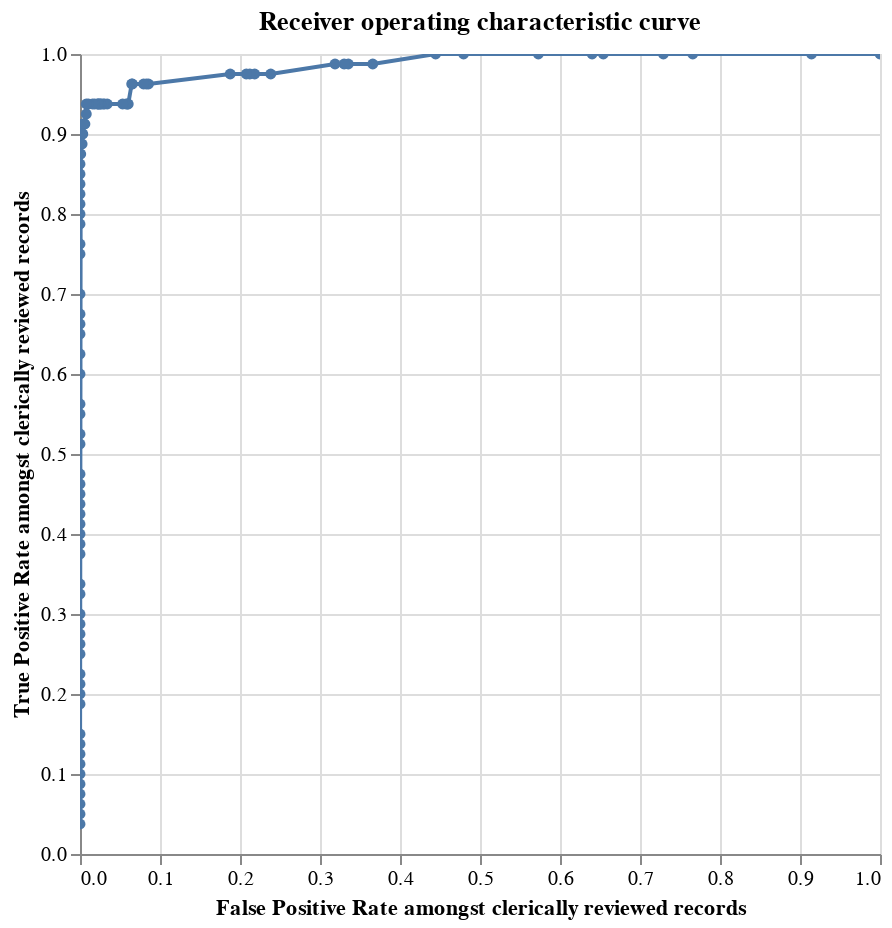

Write notebook code for a chart like this one.
### Markdown cell above
## Receiver operating characteristic curve

A [ROC chart](https://en.wikipedia.org/wiki/Receiver_operating_characteristic) shows how the number of false positives and false negatives varies depending on the match threshold chosen.  The match threshold is the match weight chosen as a cutoff for which pairwise comparisons to accept as matches.

### Code cell
linker.roc_chart_from_labels_table("labels")#,threshold_actual=0.2)

### Figure 1 — Vega-Lite specification as saved in the notebook (floating-point values rounded to 4 significant figures)
{"$schema": "https://vega.github.io/schema/vega-lite/v4.8.1.json", "title": "Receiver operating characteristic curve", "height": 400, "width": 400, "data": {"values": [{"truth_threshold": -16.61, "match_probability": 9.998e-06, "row_count": 1225.0, "P": 80.0, "N": 1145.0, "TP": 80.0, "TN": 0.0, "FP": 1145.0, "FN": 0.0, "P_rate": 0.0, "N_rate": 0.9347, "TP_rate": 1.0, "TN_rate": 0.0, "FP_rate": 1.0, "FN_rate": 0.0, "precision": 0.06531, "recall": 1.0, "F1": 0.1227}, {"truth_threshold": -15.49, "match_probability": 2.175e-05, "row_count": 1225.0, "P": 80.0, "N": 1145.0, "TP": 80.0, "TN": 98.0, "FP": 1047.0, "FN": 0.0, "P_rate": 0.0, "N_rate": 0.9347, "TP_rate": 1.0, "TN_rate": 0.08559, "FP_rate": 0.9144, "FN_rate": 0.0, "precision": 0.07098, "recall": 1.0, "F1": 0.1327}, {"truth_threshold": -14.68, "match_probability": 3.817e-05, "row_count": 1225.0, "P": 80.0, "N": 1145.0, "TP": 80.0, "TN": 268.0, "FP": 877.0, "FN": 0.0, "P_rate": 0.0, "N_rate": 0.9347, "TP_rate": 1.0, "TN_rate": 0.2341, "FP_rate": 0.7659, "FN_rate": 0.0, "precision": 0.08359, "recall": 1.0, "F1": 0.1544}, {"truth_threshold": -14.54, "match_probability": 4.211e-05, "row_count": 1225.0, "P": 80.0, "N": 1145.0, "TP": 80.0, "TN": 310.0, "FP": 835.0, "FN": 0.0, "P_rate": 0.0, "N_rate": 0.9347, "TP_rate": 1.0, "TN_rate": 0.2707, "FP_rate": 0.7293, "FN_rate": 0.0, "precision": 0.08743, "recall": 1.0, "F1": 0.161}, {"truth_threshold": -14.08, "match_probability": 5.782e-05, "row_count": 1225.0, "P": 80.0, "N": 1145.0, "TP": 80.0, "TN": 396.0, "FP": 749.0, "FN": 0.0, "P_rate": 0.0, "N_rate": 0.9347, "TP_rate": 1.0, "TN_rate": 0.3459, "FP_rate": 0.6541, "FN_rate": 0.0, "precision": 0.0965, "recall": 1.0, "F1": 0.1762}, {"truth_threshold": -13.76, "match_probability": 7.184e-05, "row_count": 1225.0, "P": 80.0, "N": 1145.0, "TP": 80.0, "TN": 412.0, "FP": 733.0, "FN": 0.0, "P_rate": 0.0, "N_rate": 0.9347, "TP_rate": 1.0, "TN_rate": 0.3598, "FP_rate": 0.6402, "FN_rate": 0.0, "precision": 0.0984, "recall": 1.0, "F1": 0.1794}, {"truth_threshold": -13.56, "match_probability": 8.304e-05, "row_count": 1225.0, "P": 80.0, "N": 1145.0, "TP": 80.0, "TN": 489.0, "FP": 656.0, "FN": 0.0, "P_rate": 0.0, "N_rate": 0.9347, "TP_rate": 1.0, "TN_rate": 0.4271, "FP_rate": 0.5729, "FN_rate": 0.0, "precision": 0.1087, "recall": 1.0, "F1": 0.1961}, {"truth_threshold": -13.41, "match_probability": 9.16e-05, "row_count": 1225.0, "P": 80.0, "N": 1145.0, "TP": 80.0, "TN": 596.0, "FP": 549.0, "FN": 0.0, "P_rate": 0.0, "N_rate": 0.9347, "TP_rate": 1.0, "TN_rate": 0.5205, "FP_rate": 0.4795, "FN_rate": 0.0, "precision": 0.1272, "recall": 1.0, "F1": 0.226}, {"truth_threshold": -12.64, "match_probability": 0.0001563, "row_count": 1225.0, "P": 80.0, "N": 1145.0, "TP": 80.0, "TN": 636.0, "FP": 509.0, "FN": 0.0, "P_rate": 0.0, "N_rate": 0.9347, "TP_rate": 1.0, "TN_rate": 0.5555, "FP_rate": 0.4445, "FN_rate": 0.0, "precision": 0.1358, "recall": 1.0, "F1": 0.2395}, {"truth_threshold": -12.6, "match_probability": 0.0001608, "row_count": 1225.0, "P": 80.0, "N": 1145.0, "TP": 79.0, "TN": 726.0, "FP": 419.0, "FN": 1.0, "P_rate": 0.0, "N_rate": 0.9347, "TP_rate": 0.9875, "TN_rate": 0.6341, "FP_rate": 0.3659, "FN_rate": 0.0125, "precision": 0.1586, "recall": 0.9875, "F1": 0.2734}, {"truth_threshold": -12.15, "match_probability": 0.0002207, "row_count": 1225.0, "P": 80.0, "N": 1145.0, "TP": 79.0, "TN": 761.0, "FP": 384.0, "FN": 1.0, "P_rate": 0.0, "N_rate": 0.9347, "TP_rate": 0.9875, "TN_rate": 0.6646, "FP_rate": 0.3354, "FN_rate": 0.0125, "precision": 0.1706, "recall": 0.9875, "F1": 0.2915}, {"truth_threshold": -11.83, "match_probability": 0.0002743, "row_count": 1225.0, "P": 80.0, "N": 1145.0, "TP": 79.0, "TN": 767.0, "FP": 378.0, "FN": 1.0, "P_rate": 0.0, "N_rate": 0.9347, "TP_rate": 0.9875, "TN_rate": 0.6699, "FP_rate": 0.3301, "FN_rate": 0.0125, "precision": 0.1729, "recall": 0.9875, "F1": 0.2948}, {"truth_threshold": -11.69, "match_probability": 0.0003025, "row_count": 1225.0, "P": 80.0, "N": 1145.0, "TP": 79.0, "TN": 780.0, "FP": 365.0, "FN": 1.0, "P_rate": 0.0, "N_rate": 0.9347, "TP_rate": 0.9875, "TN_rate": 0.6812, "FP_rate": 0.3188, "FN_rate": 0.0125, "precision": 0.1779, "recall": 0.9875, "F1": 0.3015}, {"truth_threshold": -11.48, "match_probability": 0.0003497, "row_count": 1225.0, "P": 80.0, "N": 1145.0, "TP": 78.0, "TN": 872.0, "FP": 273.0, "FN": 2.0, "P_rate": 0.0, "N_rate": 0.9347, "TP_rate": 0.975, "TN_rate": 0.7616, "FP_rate": 0.2384, "FN_rate": 0.025, "precision": 0.2222, "recall": 0.975, "F1": 0.3628}, {"truth_threshold": -11.23, "match_probability": 0.0004153, "row_count": 1225.0, "P": 80.0, "N": 1145.0, "TP": 78.0, "TN": 895.0, "FP": 250.0, "FN": 2.0, "P_rate": 0.0, "N_rate": 0.9347, "TP_rate": 0.975, "TN_rate": 0.7817, "FP_rate": 0.2183, "FN_rate": 0.025, "precision": 0.2378, "recall": 0.975, "F1": 0.3824}, {"truth_threshold": -10.91, "match_probability": 0.0005208, "row_count": 1225.0, "P": 80.0, "N": 1145.0, "TP": 78.0, "TN": 902.0, "FP": 243.0, "FN": 2.0, "P_rate": 0.0, "N_rate": 0.9347, "TP_rate": 0.975, "TN_rate": 0.7878, "FP_rate": 0.2122, "FN_rate": 0.025, "precision": 0.243, "recall": 0.975, "F1": 0.39}, {"truth_threshold": -10.71, "match_probability": 0.0005964, "row_count": 1225.0, "P": 80.0, "N": 1145.0, "TP": 78.0, "TN": 907.0, "FP": 238.0, "FN": 2.0, "P_rate": 0.0, "N_rate": 0.9347, "TP_rate": 0.975, "TN_rate": 0.7921, "FP_rate": 0.2079, "FN_rate": 0.025, "precision": 0.2468, "recall": 0.975, "F1": 0.3939}, {"truth_threshold": -10.57, "match_probability": 0.0006579, "row_count": 1225.0, "P": 80.0, "N": 1145.0, "TP": 78.0, "TN": 930.0, "FP": 215.0, "FN": 2.0, "P_rate": 0.0, "N_rate": 0.9347, "TP_rate": 0.975, "TN_rate": 0.8122, "FP_rate": 0.1878, "FN_rate": 0.025, "precision": 0.2662, "recall": 0.975, "F1": 0.4194}, {"truth_threshold": -9.794, "match_probability": 0.001125, "row_count": 1225.0, "P": 80.0, "N": 1145.0, "TP": 77.0, "TN": 1047.0, "FP": 98.0, "FN": 3.0, "P_rate": 0.0, "N_rate": 0.9347, "TP_rate": 0.9625, "TN_rate": 0.9144, "FP_rate": 0.08559, "FN_rate": 0.0375, "precision": 0.44, "recall": 0.9625, "F1": 0.6063}, {"truth_threshold": -9.785, "match_probability": 0.001132, "row_count": 1225.0, "P": 80.0, "N": 1145.0, "TP": 77.0, "TN": 1050.0, "FP": 95.0, "FN": 3.0, "P_rate": 0.0, "N_rate": 0.9347, "TP_rate": 0.9625, "TN_rate": 0.917, "FP_rate": 0.08297, "FN_rate": 0.0375, "precision": 0.4477, "recall": 0.9625, "F1": 0.6111}, {"truth_threshold": -9.757, "match_probability": 0.001154, "row_count": 1225.0, "P": 80.0, "N": 1145.0, "TP": 77.0, "TN": 1054.0, "FP": 91.0, "FN": 3.0, "P_rate": 0.0, "N_rate": 0.9347, "TP_rate": 0.9625, "TN_rate": 0.9205, "FP_rate": 0.07948, "FN_rate": 0.0375, "precision": 0.4583, "recall": 0.9625, "F1": 0.621}, {"truth_threshold": -9.3, "match_probability": 0.001584, "row_count": 1225.0, "P": 80.0, "N": 1145.0, "TP": 77.0, "TN": 1070.0, "FP": 75.0, "FN": 3.0, "P_rate": 0.0, "N_rate": 0.9347, "TP_rate": 0.9625, "TN_rate": 0.9345, "FP_rate": 0.0655, "FN_rate": 0.0375, "precision": 0.5066, "recall": 0.9625, "F1": 0.6638}, {"truth_threshold": -9.158, "match_probability": 0.001747, "row_count": 1225.0, "P": 80.0, "N": 1145.0, "TP": 77.0, "TN": 1071.0, "FP": 74.0, "FN": 3.0, "P_rate": 0.0, "N_rate": 0.9347, "TP_rate": 0.9625, "TN_rate": 0.9354, "FP_rate": 0.06463, "FN_rate": 0.0375, "precision": 0.5099, "recall": 0.9625, "F1": 0.6696}, {"truth_threshold": -9.057, "match_probability": 0.001874, "row_count": 1225.0, "P": 80.0, "N": 1145.0, "TP": 75.0, "TN": 1076.0, "FP": 69.0, "FN": 5.0, "P_rate": 0.0, "N_rate": 0.9347, "TP_rate": 0.9375, "TN_rate": 0.9397, "FP_rate": 0.06026, "FN_rate": 0.0625, "precision": 0.5208, "recall": 0.9375, "F1": 0.6696}, {"truth_threshold": -8.832, "match_probability": 0.00219, "row_count": 1225.0, "P": 80.0, "N": 1145.0, "TP": 75.0, "TN": 1077.0, "FP": 68.0, "FN": 5.0, "P_rate": 0.0, "N_rate": 0.9347, "TP_rate": 0.9375, "TN_rate": 0.9406, "FP_rate": 0.05939, "FN_rate": 0.0625, "precision": 0.5245, "recall": 0.9375, "F1": 0.6757}, {"truth_threshold": -8.673, "match_probability": 0.002445, "row_count": 1225.0, "P": 80.0, "N": 1145.0, "TP": 75.0, "TN": 1079.0, "FP": 66.0, "FN": 5.0, "P_rate": 0.0, "N_rate": 0.9347, "TP_rate": 0.9375, "TN_rate": 0.9424, "FP_rate": 0.05764, "FN_rate": 0.0625, "precision": 0.5319, "recall": 0.9375, "F1": 0.6818}, {"truth_threshold": -8.636, "match_probability": 0.002507, "row_count": 1225.0, "P": 80.0, "N": 1145.0, "TP": 75.0, "TN": 1084.0, "FP": 61.0, "FN": 5.0, "P_rate": 0.0, "N_rate": 0.9347, "TP_rate": 0.9375, "TN_rate": 0.9467, "FP_rate": 0.05328, "FN_rate": 0.0625, "precision": 0.5515, "recall": 0.9375, "F1": 0.6944}, {"truth_threshold": -8.061, "match_probability": 0.003731, "row_count": 1225.0, "P": 80.0, "N": 1145.0, "TP": 75.0, "TN": 1106.0, "FP": 39.0, "FN": 5.0, "P_rate": 0.0, "N_rate": 0.9347, "TP_rate": 0.9375, "TN_rate": 0.9659, "FP_rate": 0.03406, "FN_rate": 0.0625, "precision": 0.6579, "recall": 0.9375, "F1": 0.7732}, {"truth_threshold": -7.852, "match_probability": 0.00431, "row_count": 1225.0, "P": 80.0, "N": 1145.0, "TP": 75.0, "TN": 1110.0, "FP": 35.0, "FN": 5.0, "P_rate": 0.0, "N_rate": 0.9347, "TP_rate": 0.9375, "TN_rate": 0.9694, "FP_rate": 0.03057, "FN_rate": 0.0625, "precision": 0.6818, "recall": 0.9375, "F1": 0.7895}, {"truth_threshold": -7.739, "match_probability": 0.004659, "row_count": 1225.0, "P": 80.0, "N": 1145.0, "TP": 75.0, "TN": 1112.0, "FP": 33.0, "FN": 5.0, "P_rate": 0.0, "N_rate": 0.9347, "TP_rate": 0.9375, "TN_rate": 0.9712, "FP_rate": 0.02882, "FN_rate": 0.0625, "precision": 0.6944, "recall": 0.9375, "F1": 0.7979}, {"truth_threshold": -7.71, "match_probability": 0.004752, "row_count": 1225.0, "P": 80.0, "N": 1145.0, "TP": 75.0, "TN": 1115.0, "FP": 30.0, "FN": 5.0, "P_rate": 0.0, "N_rate": 0.9347, "TP_rate": 0.9375, "TN_rate": 0.9738, "FP_rate": 0.0262, "FN_rate": 0.0625, "precision": 0.7143, "recall": 0.9375, "F1": 0.8152}, {"truth_threshold": -7.262, "match_probability": 0.006473, "row_count": 1225.0, "P": 80.0, "N": 1145.0, "TP": 75.0, "TN": 1116.0, "FP": 29.0, "FN": 5.0, "P_rate": 0.0, "N_rate": 0.9347, "TP_rate": 0.9375, "TN_rate": 0.9747, "FP_rate": 0.02533, "FN_rate": 0.0625, "precision": 0.7212, "recall": 0.9375, "F1": 0.8152}, {"truth_threshold": -7.225, "match_probability": 0.006638, "row_count": 1225.0, "P": 80.0, "N": 1145.0, "TP": 75.0, "TN": 1118.0, "FP": 27.0, "FN": 5.0, "P_rate": 0.0, "N_rate": 0.9347, "TP_rate": 0.9375, "TN_rate": 0.9764, "FP_rate": 0.02358, "FN_rate": 0.0625, "precision": 0.7353, "recall": 0.9375, "F1": 0.8242}, {"truth_threshold": -6.983, "match_probability": 0.007844, "row_count": 1225.0, "P": 80.0, "N": 1145.0, "TP": 75.0, "TN": 1119.0, "FP": 26.0, "FN": 5.0, "P_rate": 0.0, "N_rate": 0.9347, "TP_rate": 0.9375, "TN_rate": 0.9773, "FP_rate": 0.02271, "FN_rate": 0.0625, "precision": 0.7426, "recall": 0.9375, "F1": 0.8333}, {"truth_threshold": -6.939, "match_probability": 0.008081, "row_count": 1225.0, "P": 80.0, "N": 1145.0, "TP": 75.0, "TN": 1120.0, "FP": 25.0, "FN": 5.0, "P_rate": 0.0, "N_rate": 0.9347, "TP_rate": 0.9375, "TN_rate": 0.9782, "FP_rate": 0.02183, "FN_rate": 0.0625, "precision": 0.75, "recall": 0.9375, "F1": 0.8333}, {"truth_threshold": -6.899, "match_probability": 0.008311, "row_count": 1225.0, "P": 80.0, "N": 1145.0, "TP": 75.0, "TN": 1124.0, "FP": 21.0, "FN": 5.0, "P_rate": 0.0, "N_rate": 0.9347, "TP_rate": 0.9375, "TN_rate": 0.9817, "FP_rate": 0.01834, "FN_rate": 0.0625, "precision": 0.7812, "recall": 0.9375, "F1": 0.8523}, {"truth_threshold": -5.827, "match_probability": 0.01731, "row_count": 1225.0, "P": 80.0, "N": 1145.0, "TP": 75.0, "TN": 1127.0, "FP": 18.0, "FN": 5.0, "P_rate": 0.0, "N_rate": 0.9347, "TP_rate": 0.9375, "TN_rate": 0.9843, "FP_rate": 0.01572, "FN_rate": 0.0625, "precision": 0.8065, "recall": 0.9375, "F1": 0.8721}, {"truth_threshold": -5.777, "match_probability": 0.01791, "row_count": 1225.0, "P": 80.0, "N": 1145.0, "TP": 75.0, "TN": 1133.0, "FP": 12.0, "FN": 5.0, "P_rate": 0.0, "N_rate": 0.9347, "TP_rate": 0.9375, "TN_rate": 0.9895, "FP_rate": 0.01048, "FN_rate": 0.0625, "precision": 0.8621, "recall": 0.9375, "F1": 0.9036}, {"truth_threshold": -5.249, "match_probability": 0.02563, "row_count": 1225.0, "P": 80.0, "N": 1145.0, "TP": 75.0, "TN": 1136.0, "FP": 9.0, "FN": 5.0, "P_rate": 0.0, "N_rate": 0.9347, "TP_rate": 0.9375, "TN_rate": 0.9921, "FP_rate": 0.00786, "FN_rate": 0.0625, "precision": 0.8929, "recall": 0.9375, "F1": 0.9146}, {"truth_threshold": -5.007, "match_probability": 0.03017, "row_count": 1225.0, "P": 80.0, "N": 1145.0, "TP": 74.0, "TN": 1136.0, "FP": 9.0, "FN": 6.0, "P_rate": 0.0, "N_rate": 0.9347, "TP_rate": 0.925, "TN_rate": 0.9921, "FP_rate": 0.00786, "FN_rate": 0.075, "precision": 0.8916, "recall": 0.925, "F1": 0.9136}, {"truth_threshold": -4.894, "match_probability": 0.03255, "row_count": 1225.0, "P": 80.0, "N": 1145.0, "TP": 73.0, "TN": 1138.0, "FP": 7.0, "FN": 7.0, "P_rate": 0.0, "N_rate": 0.9347, "TP_rate": 0.9125, "TN_rate": 0.9939, "FP_rate": 0.006114, "FN_rate": 0.0875, "precision": 0.9125, "recall": 0.9125, "F1": 0.9125}, {"truth_threshold": -4.865, "match_probability": 0.03318, "row_count": 1225.0, "P": 80.0, "N": 1145.0, "TP": 73.0, "TN": 1139.0, "FP": 6.0, "FN": 7.0, "P_rate": 0.0, "N_rate": 0.9347, "TP_rate": 0.9125, "TN_rate": 0.9948, "FP_rate": 0.00524, "FN_rate": 0.0875, "precision": 0.9241, "recall": 0.9125, "F1": 0.9241}, {"truth_threshold": -4.647, "match_probability": 0.03839, "row_count": 1225.0, "P": 80.0, "N": 1145.0, "TP": 73.0, "TN": 1141.0, "FP": 4.0, "FN": 7.0, "P_rate": 0.0, "N_rate": 0.9347, "TP_rate": 0.9125, "TN_rate": 0.9965, "FP_rate": 0.003493, "FN_rate": 0.0875, "precision": 0.9481, "recall": 0.9125, "F1": 0.9359}, {"truth_threshold": -4.138, "match_probability": 0.05376, "row_count": 1225.0, "P": 80.0, "N": 1145.0, "TP": 72.0, "TN": 1141.0, "FP": 4.0, "FN": 8.0, "P_rate": 0.0, "N_rate": 0.9347, "TP_rate": 0.9, "TN_rate": 0.9965, "FP_rate": 0.003493, "FN_rate": 0.1, "precision": 0.9474, "recall": 0.9, "F1": 0.9231}, {"truth_threshold": -3.339, "match_probability": 0.08995, "row_count": 1225.0, "P": 80.0, "N": 1145.0, "TP": 72.0, "TN": 1142.0, "FP": 3.0, "FN": 8.0, "P_rate": 0.0, "N_rate": 0.9347, "TP_rate": 0.9, "TN_rate": 0.9974, "FP_rate": 0.00262, "FN_rate": 0.1, "precision": 0.96, "recall": 0.9, "F1": 0.9351}, {"truth_threshold": -2.932, "match_probability": 0.1158, "row_count": 1225.0, "P": 80.0, "N": 1145.0, "TP": 71.0, "TN": 1142.0, "FP": 3.0, "FN": 9.0, "P_rate": 0.0, "N_rate": 0.9347, "TP_rate": 0.8875, "TN_rate": 0.9974, "FP_rate": 0.00262, "FN_rate": 0.1125, "precision": 0.9595, "recall": 0.8875, "F1": 0.9221}, {"truth_threshold": -2.831, "match_probability": 0.1232, "row_count": 1225.0, "P": 80.0, "N": 1145.0, "TP": 71.0, "TN": 1144.0, "FP": 1.0, "FN": 9.0, "P_rate": 0.0, "N_rate": 0.9347, "TP_rate": 0.8875, "TN_rate": 0.9991, "FP_rate": 0.0008734, "FN_rate": 0.1125, "precision": 0.9861, "recall": 0.8875, "F1": 0.9342}, {"truth_threshold": -2.157, "match_probability": 0.1831, "row_count": 1225.0, "P": 80.0, "N": 1145.0, "TP": 70.0, "TN": 1144.0, "FP": 1.0, "FN": 10.0, "P_rate": 0.0, "N_rate": 0.9347, "TP_rate": 0.875, "TN_rate": 0.9991, "FP_rate": 0.0008734, "FN_rate": 0.125, "precision": 0.9859, "recall": 0.875, "F1": 0.9333}, {"truth_threshold": -0.7309, "match_probability": 0.376, "row_count": 1225.0, "P": 80.0, "N": 1145.0, "TP": 70.0, "TN": 1145.0, "FP": 0.0, "FN": 10.0, "P_rate": 0.0, "N_rate": 0.9347, "TP_rate": 0.875, "TN_rate": 1.0, "FP_rate": 0.0, "FN_rate": 0.125, "precision": 1.0, "recall": 0.875, "F1": 0.9333}, {"truth_threshold": -0.3699, "match_probability": 0.4363, "row_count": 1225.0, "P": 80.0, "N": 1145.0, "TP": 69.0, "TN": 1145.0, "FP": 0.0, "FN": 11.0, "P_rate": 0.0, "N_rate": 0.9347, "TP_rate": 0.8625, "TN_rate": 1.0, "FP_rate": 0.0, "FN_rate": 0.1375, "precision": 1.0, "recall": 0.8625, "F1": 0.9324}, {"truth_threshold": 1.143, "match_probability": 0.6884, "row_count": 1225.0, "P": 80.0, "N": 1145.0, "TP": 68.0, "TN": 1145.0, "FP": 0.0, "FN": 12.0, "P_rate": 0.0, "N_rate": 0.9347, "TP_rate": 0.85, "TN_rate": 1.0, "FP_rate": 0.0, "FN_rate": 0.15, "precision": 1.0, "recall": 0.85, "F1": 0.9189}, {"truth_threshold": 1.809, "match_probability": 0.778, "row_count": 1225.0, "P": 80.0, "N": 1145.0, "TP": 67.0, "TN": 1145.0, "FP": 0.0, "FN": 13.0, "P_rate": 0.0, "N_rate": 0.9347, "TP_rate": 0.8375, "TN_rate": 1.0, "FP_rate": 0.0, "FN_rate": 0.1625, "precision": 1.0, "recall": 0.8375, "F1": 0.9178}, {"truth_threshold": 2.162, "match_probability": 0.8174, "row_count": 1225.0, "P": 80.0, "N": 1145.0, "TP": 66.0, "TN": 1145.0, "FP": 0.0, "FN": 14.0, "P_rate": 0.0, "N_rate": 0.9347, "TP_rate": 0.825, "TN_rate": 1.0, "FP_rate": 0.0, "FN_rate": 0.175, "precision": 1.0, "recall": 0.825, "F1": 0.9041}, {"truth_threshold": 2.281, "match_probability": 0.8294, "row_count": 1225.0, "P": 80.0, "N": 1145.0, "TP": 65.0, "TN": 1145.0, "FP": 0.0, "FN": 15.0, "P_rate": 0.0, "N_rate": 0.9347, "TP_rate": 0.8125, "TN_rate": 1.0, "FP_rate": 0.0, "FN_rate": 0.1875, "precision": 1.0, "recall": 0.8125, "F1": 0.9028}, {"truth_threshold": 2.468, "match_probability": 0.8469, "row_count": 1225.0, "P": 80.0, "N": 1145.0, "TP": 64.0, "TN": 1145.0, "FP": 0.0, "FN": 16.0, "P_rate": 0.0, "N_rate": 0.9347, "TP_rate": 0.8, "TN_rate": 1.0, "FP_rate": 0.0, "FN_rate": 0.2, "precision": 1.0, "recall": 0.8, "F1": 0.8889}, {"truth_threshold": 3.562, "match_probability": 0.922, "row_count": 1225.0, "P": 80.0, "N": 1145.0, "TP": 63.0, "TN": 1145.0, "FP": 0.0, "FN": 17.0, "P_rate": 0.0, "N_rate": 0.9347, "TP_rate": 0.7875, "TN_rate": 1.0, "FP_rate": 0.0, "FN_rate": 0.2125, "precision": 1.0, "recall": 0.7875, "F1": 0.8873}, {"truth_threshold": 4.254, "match_probability": 0.9502, "row_count": 1225.0, "P": 80.0, "N": 1145.0, "TP": 61.0, "TN": 1145.0, "FP": 0.0, "FN": 19.0, "P_rate": 0.0, "N_rate": 0.9347, "TP_rate": 0.7625, "TN_rate": 1.0, "FP_rate": 0.0, "FN_rate": 0.2375, "precision": 1.0, "recall": 0.7625, "F1": 0.8714}, {"truth_threshold": 4.658, "match_probability": 0.9619, "row_count": 1225.0, "P": 80.0, "N": 1145.0, "TP": 60.0, "TN": 1145.0, "FP": 0.0, "FN": 20.0, "P_rate": 0.0, "N_rate": 0.9347, "TP_rate": 0.75, "TN_rate": 1.0, "FP_rate": 0.0, "FN_rate": 0.25, "precision": 1.0, "recall": 0.75, "F1": 0.8571}, {"truth_threshold": 5.133, "match_probability": 0.9723, "row_count": 1225.0, "P": 80.0, "N": 1145.0, "TP": 56.0, "TN": 1145.0, "FP": 0.0, "FN": 24.0, "P_rate": 0.0, "N_rate": 0.9347, "TP_rate": 0.7, "TN_rate": 1.0, "FP_rate": 0.0, "FN_rate": 0.3, "precision": 1.0, "recall": 0.7, "F1": 0.8235}, {"truth_threshold": 5.474, "match_probability": 0.978, "row_count": 1225.0, "P": 80.0, "N": 1145.0, "TP": 54.0, "TN": 1145.0, "FP": 0.0, "FN": 26.0, "P_rate": 0.0, "N_rate": 0.9347, "TP_rate": 0.675, "TN_rate": 1.0, "FP_rate": 0.0, "FN_rate": 0.325, "precision": 1.0, "recall": 0.675, "F1": 0.806}, {"truth_threshold": 5.685, "match_probability": 0.9809, "row_count": 1225.0, "P": 80.0, "N": 1145.0, "TP": 53.0, "TN": 1145.0, "FP": 0.0, "FN": 27.0, "P_rate": 0.0, "N_rate": 0.9347, "TP_rate": 0.6625, "TN_rate": 1.0, "FP_rate": 0.0, "FN_rate": 0.3375, "precision": 1.0, "recall": 0.6625, "F1": 0.803}, {"truth_threshold": 6.328, "match_probability": 0.9877, "row_count": 1225.0, "P": 80.0, "N": 1145.0, "TP": 52.0, "TN": 1145.0, "FP": 0.0, "FN": 28.0, "P_rate": 0.0, "N_rate": 0.9347, "TP_rate": 0.65, "TN_rate": 1.0, "FP_rate": 0.0, "FN_rate": 0.35, "precision": 1.0, "recall": 0.65, "F1": 0.7879}, {"truth_threshold": 6.517, "match_probability": 0.9892, "row_count": 1225.0, "P": 80.0, "N": 1145.0, "TP": 50.0, "TN": 1145.0, "FP": 0.0, "FN": 30.0, "P_rate": 0.0, "N_rate": 0.9347, "TP_rate": 0.625, "TN_rate": 1.0, "FP_rate": 0.0, "FN_rate": 0.375, "precision": 1.0, "recall": 0.625, "F1": 0.7692}, {"truth_threshold": 6.948, "match_probability": 0.992, "row_count": 1225.0, "P": 80.0, "N": 1145.0, "TP": 48.0, "TN": 1145.0, "FP": 0.0, "FN": 32.0, "P_rate": 0.0, "N_rate": 0.9347, "TP_rate": 0.6, "TN_rate": 1.0, "FP_rate": 0.0, "FN_rate": 0.4, "precision": 1.0, "recall": 0.6, "F1": 0.75}, {"truth_threshold": 7.45, "match_probability": 0.9943, "row_count": 1225.0, "P": 80.0, "N": 1145.0, "TP": 45.0, "TN": 1145.0, "FP": 0.0, "FN": 35.0, "P_rate": 0.0, "N_rate": 0.9347, "TP_rate": 0.5625, "TN_rate": 1.0, "FP_rate": 0.0, "FN_rate": 0.4375, "precision": 1.0, "recall": 0.5625, "F1": 0.7258}, {"truth_threshold": 7.638, "match_probability": 0.995, "row_count": 1225.0, "P": 80.0, "N": 1145.0, "TP": 44.0, "TN": 1145.0, "FP": 0.0, "FN": 36.0, "P_rate": 0.0, "N_rate": 0.9347, "TP_rate": 0.55, "TN_rate": 1.0, "FP_rate": 0.0, "FN_rate": 0.45, "precision": 1.0, "recall": 0.55, "F1": 0.7097}, {"truth_threshold": 7.713, "match_probability": 0.9953, "row_count": 1225.0, "P": 80.0, "N": 1145.0, "TP": 42.0, "TN": 1145.0, "FP": 0.0, "FN": 38.0, "P_rate": 0.0, "N_rate": 0.9347, "TP_rate": 0.525, "TN_rate": 1.0, "FP_rate": 0.0, "FN_rate": 0.475, "precision": 1.0, "recall": 0.525, "F1": 0.6885}, {"truth_threshold": 8.86, "match_probability": 0.9979, "row_count": 1225.0, "P": 80.0, "N": 1145.0, "TP": 41.0, "TN": 1145.0, "FP": 0.0, "FN": 39.0, "P_rate": 0.0, "N_rate": 0.9347, "TP_rate": 0.5125, "TN_rate": 1.0, "FP_rate": 0.0, "FN_rate": 0.4875, "precision": 1.0, "recall": 0.5125, "F1": 0.6833}, {"truth_threshold": 9.14, "match_probability": 0.9982, "row_count": 1225.0, "P": 80.0, "N": 1145.0, "TP": 38.0, "TN": 1145.0, "FP": 0.0, "FN": 42.0, "P_rate": 0.0, "N_rate": 0.9347, "TP_rate": 0.475, "TN_rate": 1.0, "FP_rate": 0.0, "FN_rate": 0.525, "precision": 1.0, "recall": 0.475, "F1": 0.6441}, {"truth_threshold": 9.676, "match_probability": 0.9988, "row_count": 1225.0, "P": 80.0, "N": 1145.0, "TP": 37.0, "TN": 1145.0, "FP": 0.0, "FN": 43.0, "P_rate": 0.0, "N_rate": 0.9347, "TP_rate": 0.4625, "TN_rate": 1.0, "FP_rate": 0.0, "FN_rate": 0.5375, "precision": 1.0, "recall": 0.4625, "F1": 0.6379}, {"truth_threshold": 10.09, "match_probability": 0.9991, "row_count": 1225.0, "P": 80.0, "N": 1145.0, "TP": 36.0, "TN": 1145.0, "FP": 0.0, "FN": 44.0, "P_rate": 0.0, "N_rate": 0.9347, "TP_rate": 0.45, "TN_rate": 1.0, "FP_rate": 0.0, "FN_rate": 0.55, "precision": 1.0, "recall": 0.45, "F1": 0.6207}, {"truth_threshold": 11.26, "match_probability": 0.9996, "row_count": 1225.0, "P": 80.0, "N": 1145.0, "TP": 35.0, "TN": 1145.0, "FP": 0.0, "FN": 45.0, "P_rate": 0.0, "N_rate": 0.9347, "TP_rate": 0.4375, "TN_rate": 1.0, "FP_rate": 0.0, "FN_rate": 0.5625, "precision": 1.0, "recall": 0.4375, "F1": 0.614}, {"truth_threshold": 11.32, "match_probability": 0.9996, "row_count": 1225.0, "P": 80.0, "N": 1145.0, "TP": 34.0, "TN": 1145.0, "FP": 0.0, "FN": 46.0, "P_rate": 0.0, "N_rate": 0.9347, "TP_rate": 0.425, "TN_rate": 1.0, "FP_rate": 0.0, "FN_rate": 0.575, "precision": 1.0, "recall": 0.425, "F1": 0.5965}, {"truth_threshold": 12.3, "match_probability": 0.9998, "row_count": 1225.0, "P": 80.0, "N": 1145.0, "TP": 33.0, "TN": 1145.0, "FP": 0.0, "FN": 47.0, "P_rate": 0.0, "N_rate": 0.9347, "TP_rate": 0.4125, "TN_rate": 1.0, "FP_rate": 0.0, "FN_rate": 0.5875, "precision": 1.0, "recall": 0.4125, "F1": 0.5893}, {"truth_threshold": 12.59, "match_probability": 0.9998, "row_count": 1225.0, "P": 80.0, "N": 1145.0, "TP": 32.0, "TN": 1145.0, "FP": 0.0, "FN": 48.0, "P_rate": 0.0, "N_rate": 0.9347, "TP_rate": 0.4, "TN_rate": 1.0, "FP_rate": 0.0, "FN_rate": 0.6, "precision": 1.0, "recall": 0.4, "F1": 0.5714}, {"truth_threshold": 12.61, "match_probability": 0.9998, "row_count": 1225.0, "P": 80.0, "N": 1145.0, "TP": 31.0, "TN": 1145.0, "FP": 0.0, "FN": 49.0, "P_rate": 0.0, "N_rate": 0.9347, "TP_rate": 0.3875, "TN_rate": 1.0, "FP_rate": 0.0, "FN_rate": 0.6125, "precision": 1.0, "recall": 0.3875, "F1": 0.5636}, {"truth_threshold": 12.79, "match_probability": 0.9999, "row_count": 1225.0, "P": 80.0, "N": 1145.0, "TP": 30.0, "TN": 1145.0, "FP": 0.0, "FN": 50.0, "P_rate": 0.0, "N_rate": 0.9347, "TP_rate": 0.375, "TN_rate": 1.0, "FP_rate": 0.0, "FN_rate": 0.625, "precision": 1.0, "recall": 0.375, "F1": 0.5455}, {"truth_threshold": 12.94, "match_probability": 0.9999, "row_count": 1225.0, "P": 80.0, "N": 1145.0, "TP": 27.0, "TN": 1145.0, "FP": 0.0, "FN": 53.0, "P_rate": 0.0, "N_rate": 0.9347, "TP_rate": 0.3375, "TN_rate": 1.0, "FP_rate": 0.0, "FN_rate": 0.6625, "precision": 1.0, "recall": 0.3375, "F1": 0.5094}, {"truth_threshold": 13.13, "match_probability": 0.9999, "row_count": 1225.0, "P": 80.0, "N": 1145.0, "TP": 26.0, "TN": 1145.0, "FP": 0.0, "FN": 54.0, "P_rate": 0.0, "N_rate": 0.9347, "TP_rate": 0.325, "TN_rate": 1.0, "FP_rate": 0.0, "FN_rate": 0.675, "precision": 1.0, "recall": 0.325, "F1": 0.4906}, {"truth_threshold": 13.87, "match_probability": 0.9999, "row_count": 1225.0, "P": 80.0, "N": 1145.0, "TP": 24.0, "TN": 1145.0, "FP": 0.0, "FN": 56.0, "P_rate": 0.0, "N_rate": 0.9347, "TP_rate": 0.3, "TN_rate": 1.0, "FP_rate": 0.0, "FN_rate": 0.7, "precision": 1.0, "recall": 0.3, "F1": 0.4615}, {"truth_threshold": 14.06, "match_probability": 0.9999, "row_count": 1225.0, "P": 80.0, "N": 1145.0, "TP": 23.0, "TN": 1145.0, "FP": 0.0, "FN": 57.0, "P_rate": 0.0, "N_rate": 0.9347, "TP_rate": 0.2875, "TN_rate": 1.0, "FP_rate": 0.0, "FN_rate": 0.7125, "precision": 1.0, "recall": 0.2875, "F1": 0.451}, {"truth_threshold": 14.18, "match_probability": 0.9999, "row_count": 1225.0, "P": 80.0, "N": 1145.0, "TP": 22.0, "TN": 1145.0, "FP": 0.0, "FN": 58.0, "P_rate": 0.0, "N_rate": 0.9347, "TP_rate": 0.275, "TN_rate": 1.0, "FP_rate": 0.0, "FN_rate": 0.725, "precision": 1.0, "recall": 0.275, "F1": 0.4314}, {"truth_threshold": 14.21, "match_probability": 0.9999, "row_count": 1225.0, "P": 80.0, "N": 1145.0, "TP": 21.0, "TN": 1145.0, "FP": 0.0, "FN": 59.0, "P_rate": 0.0, "N_rate": 0.9347, "TP_rate": 0.2625, "TN_rate": 1.0, "FP_rate": 0.0, "FN_rate": 0.7375, "precision": 1.0, "recall": 0.2625, "F1": 0.42}, {"truth_threshold": 14.3, "match_probability": 1.0, "row_count": 1225.0, "P": 80.0, "N": 1145.0, "TP": 20.0, "TN": 1145.0, "FP": 0.0, "FN": 60.0, "P_rate": 0.0, "N_rate": 0.9347, "TP_rate": 0.25, "TN_rate": 1.0, "FP_rate": 0.0, "FN_rate": 0.75, "precision": 1.0, "recall": 0.25, "F1": 0.4}, {"truth_threshold": 14.37, "match_probability": 1.0, "row_count": 1225.0, "P": 80.0, "N": 1145.0, "TP": 18.0, "TN": 1145.0, "FP": 0.0, "FN": 62.0, "P_rate": 0.0, "N_rate": 0.9347, "TP_rate": 0.225, "TN_rate": 1.0, "FP_rate": 0.0, "FN_rate": 0.775, "precision": 1.0, "recall": 0.225, "F1": 0.3673}, {"truth_threshold": 15.45, "match_probability": 1.0, "row_count": 1225.0, "P": 80.0, "N": 1145.0, "TP": 17.0, "TN": 1145.0, "FP": 0.0, "FN": 63.0, "P_rate": 0.0, "N_rate": 0.9347, "TP_rate": 0.2125, "TN_rate": 1.0, "FP_rate": 0.0, "FN_rate": 0.7875, "precision": 1.0, "recall": 0.2125, "F1": 0.3542}, {"truth_threshold": 15.63, "match_probability": 1.0, "row_count": 1225.0, "P": 80.0, "N": 1145.0, "TP": 16.0, "TN": 1145.0, "FP": 0.0, "FN": 64.0, "P_rate": 0.0, "N_rate": 0.9347, "TP_rate": 0.2, "TN_rate": 1.0, "FP_rate": 0.0, "FN_rate": 0.8, "precision": 1.0, "recall": 0.2, "F1": 0.3333}, {"truth_threshold": 17.67, "match_probability": 1.0, "row_count": 1225.0, "P": 80.0, "N": 1145.0, "TP": 15.0, "TN": 1145.0, "FP": 0.0, "FN": 65.0, "P_rate": 0.0, "N_rate": 0.9347, "TP_rate": 0.1875, "TN_rate": 1.0, "FP_rate": 0.0, "FN_rate": 0.8125, "precision": 1.0, "recall": 0.1875, "F1": 0.3191}, {"truth_threshold": 17.98, "match_probability": 1.0, "row_count": 1225.0, "P": 80.0, "N": 1145.0, "TP": 12.0, "TN": 1145.0, "FP": 0.0, "FN": 68.0, "P_rate": 0.0, "N_rate": 0.9347, "TP_rate": 0.15, "TN_rate": 1.0, "FP_rate": 0.0, "FN_rate": 0.85, "precision": 1.0, "recall": 0.15, "F1": 0.2609}, {"truth_threshold": 18.49, "match_probability": 1.0, "row_count": 1225.0, "P": 80.0, "N": 1145.0, "TP": 11.0, "TN": 1145.0, "FP": 0.0, "FN": 69.0, "P_rate": 0.0, "N_rate": 0.9347, "TP_rate": 0.1375, "TN_rate": 1.0, "FP_rate": 0.0, "FN_rate": 0.8625, "precision": 1.0, "recall": 0.1375, "F1": 0.2444}, {"truth_threshold": 20.63, "match_probability": 1.0, "row_count": 1225.0, "P": 80.0, "N": 1145.0, "TP": 10.0, "TN": 1145.0, "FP": 0.0, "FN": 70.0, "P_rate": 0.0, "N_rate": 0.9347, "TP_rate": 0.125, "TN_rate": 1.0, "FP_rate": 0.0, "FN_rate": 0.875, "precision": 1.0, "recall": 0.125, "F1": 0.2222}, {"truth_threshold": 20.82, "match_probability": 1.0, "row_count": 1225.0, "P": 80.0, "N": 1145.0, "TP": 9.0, "TN": 1145.0, "FP": 0.0, "FN": 71.0, "P_rate": 0.0, "N_rate": 0.9347, "TP_rate": 0.1125, "TN_rate": 1.0, "FP_rate": 0.0, "FN_rate": 0.8875, "precision": 1.0, "recall": 0.1125, "F1": 0.2045}, {"truth_threshold": 21.0, "match_probability": 1.0, "row_count": 1225.0, "P": 80.0, "N": 1145.0, "TP": 8.0, "TN": 1145.0, "FP": 0.0, "FN": 72.0, "P_rate": 0.0, "N_rate": 0.9347, "TP_rate": 0.1, "TN_rate": 1.0, "FP_rate": 0.0, "FN_rate": 0.9, "precision": 1.0, "recall": 0.1, "F1": 0.1818}, {"truth_threshold": 21.12, "match_probability": 1.0, "row_count": 1225.0, "P": 80.0, "N": 1145.0, "TP": 7.0, "TN": 1145.0, "FP": 0.0, "FN": 73.0, "P_rate": 0.0, "N_rate": 0.9347, "TP_rate": 0.0875, "TN_rate": 1.0, "FP_rate": 0.0, "FN_rate": 0.9125, "precision": 1.0, "recall": 0.0875, "F1": 0.1628}, {"truth_threshold": 21.75, "match_probability": 1.0, "row_count": 1225.0, "P": 80.0, "N": 1145.0, "TP": 6.0, "TN": 1145.0, "FP": 0.0, "FN": 74.0, "P_rate": 0.0, "N_rate": 0.9347, "TP_rate": 0.075, "TN_rate": 1.0, "FP_rate": 0.0, "FN_rate": 0.925, "precision": 1.0, "recall": 0.075, "F1": 0.1395}, {"truth_threshold": 22.05, "match_probability": 1.0, "row_count": 1225.0, "P": 80.0, "N": 1145.0, "TP": 5.0, "TN": 1145.0, "FP": 0.0, "FN": 75.0, "P_rate": 0.0, "N_rate": 0.9347, "TP_rate": 0.0625, "TN_rate": 1.0, "FP_rate": 0.0, "FN_rate": 0.9375, "precision": 1.0, "recall": 0.0625, "F1": 0.119}, {"truth_threshold": 23.16, "match_probability": 1.0, "row_count": 1225.0, "P": 80.0, "N": 1145.0, "TP": 4.0, "TN": 1145.0, "FP": 0.0, "FN": 76.0, "P_rate": 0.0, "N_rate": 0.9347, "TP_rate": 0.05, "TN_rate": 1.0, "FP_rate": 0.0, "FN_rate": 0.95, "precision": 1.0, "recall": 0.05, "F1": 0.09524}, {"truth_threshold": 25.58, "match_probability": 1.0, "row_count": 1225.0, "P": 80.0, "N": 1145.0, "TP": 3.0, "TN": 1145.0, "FP": 0.0, "FN": 77.0, "P_rate": 0.0, "N_rate": 0.9347, "TP_rate": 0.0375, "TN_rate": 1.0, "FP_rate": 0.0, "FN_rate": 0.9625, "precision": 1.0, "recall": 0.0375, "F1": 0.07317}]}, "mark": {"type": "line", "clip": true, "point": true}, "encoding": {"tooltip": [{"type": "quantitative", "field": "truth_threshold", "format": ".4f"}, {"type": "quantitative", "field": "match_probability", "format": ".4%"}, {"type": "quantitative", "field": "FP_rate", "format": ".4f"}, {"type": "quantitative", "field": "TP_rate", "format": ".4f"}, {"type": "quantitative", "field": "TP", "format": ",.0f"}, {"type": "quantitative", "field": "TN", "format": ",.0f"}, {"type": "quantitative", "field": "FP", "format": ",.0f"}, {"type": "quantitative", "field": "FN", "format": ",.0f"}, {"type": "quantitative", "field": "precision", "format": ".4f"}, {"type": "quantitative", "field": "recall", "format": ".4f"}, {"type": "quantitative", "field": "F1", "format": ".4f"}], "x": {"type": "quantitative", "field": "FP_rate", "sort": ["truth_threshold"], "title": "False Positive Rate amongst clerically reviewed records"}, "y": {"type": "quantitative", "field": "TP_rate", "sort": ["truth_threshold"], "title": "True Positive Rate amongst clerically reviewed records"}}, "selection": {"selector076": {"type": "interval", "bind": "scales", "encodings": ["x"]}}}
